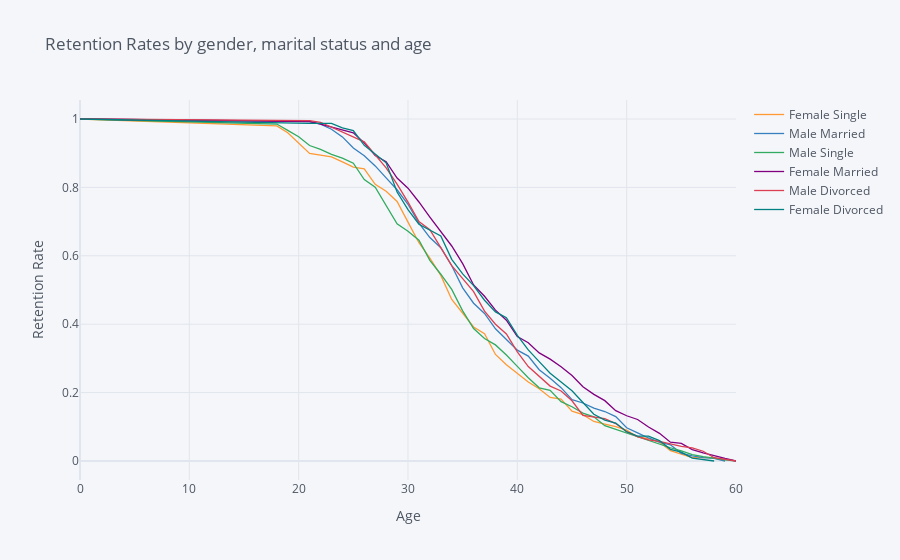

The notebook cell saved with this chart:
### Code cell
rates = survival(data, 'gen_status','Age','DailyRate')
rates.iplot(kind='line', xTitle='Age', yTitle='Retention Rate',
            title="Retention Rates by gender, marital status and age")
